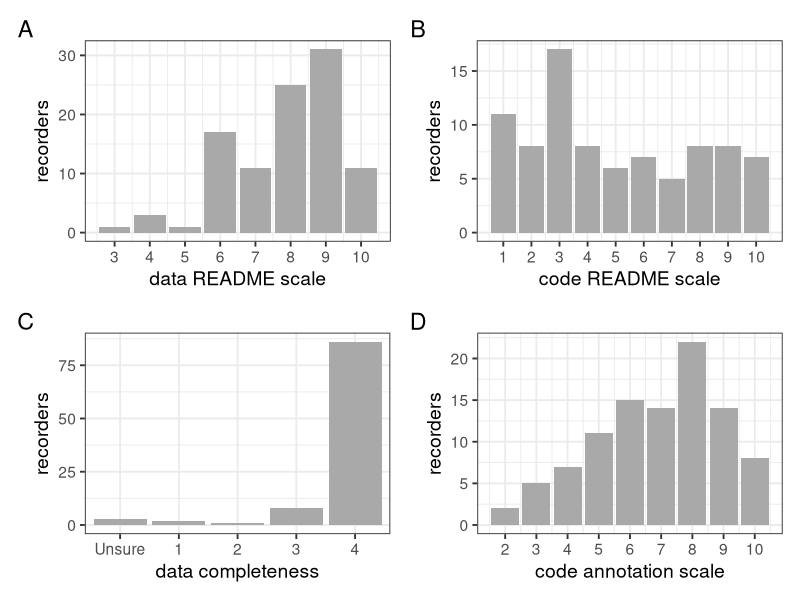

Generate this figure with R:
# Recorder variability
# 
# Load libraries
library(tidyverse)
library(patchwork)

# Read in the data
check <- read_csv("data/data-validation_2025-11-16.csv")

#--------------------------------------
# How variable are data recorders?
#------------------------------------------
# README scales + completeness + annotation
#-------------------------------------------------------------------------------
# A. README scales
#-----------------
# data plot
scale_data_plot <- 
  ggplot(check, aes(x = data_README_scale)) +
  geom_bar(fill = "darkgrey") +
  theme_bw(base_size = 14) +
  xlab("data README scale") +
  ylab("recorders") +
  scale_x_continuous(breaks = 1:10)

# code plot
scale_code_plot <- 
  ggplot(check, aes(x = code_README_scale)) +
  geom_bar(fill = "darkgrey") +
  theme_bw(base_size = 14) +
  xlab("code README scale") +
  ylab("recorders") +
  scale_x_continuous(breaks = c(1:10))

#---------------------
# B. Data completeness
#---------------------
# Make dataframe for plot
data_complete <- 
  check %>%
  filter(data_availability == "Yes") %>% 
  select(data_completeness) %>%
  group_by(data_completeness) %>%
  summarise(papers = n()) %>%
  # Fix level of factor
  mutate(data_completeness = factor(data_completeness, 
                                    levels = c("Unsure", "Low", "Fair", "High", "Complete"))) %>%
  # Exclude NAs
  na.omit() %>%
  # fix levels
  mutate()

# Plot
complete_data_plot <- 
  ggplot(data_complete, aes(x = data_completeness, y = papers)) +
  geom_col(fill = "darkgrey") +
  theme_bw(base_size = 14) +
  xlab("data completeness") +
  scale_x_discrete(labels = c("Unsure" = "Unsure", "Low" = "1",
                              "Fair" = "2", "High" = "3",
                              "Complete" = "4")) +
  ylab("recorders") 
#-------------------
# C. Code annotation
#-------------------
# Plot
annotate_code_plot <- 
  ggplot(check, aes(x = code_annotation_scale)) +
  geom_bar(fill = "darkgrey") +
  theme_bw(base_size = 14) +
  xlab("code annotation scale") +
  ylab("recorders") +
  scale_x_continuous(breaks = c(1:10))

#-----------------
# Combine plots
variability_figs <- (scale_data_plot + scale_code_plot) / (complete_data_plot+annotate_code_plot) + plot_annotation(tag_levels = "A")

#-----------------
# Get median scores
check %>% summarise(median(data_README_scale, na.rm = TRUE))
check %>% summarise(median(code_README_scale, na.rm = TRUE))
check %>% summarise(median(code_annotation_scale, na.rm = TRUE))

# Save figure
ggsave(variability_figs, file = "figures/supp_fig_recorder-variability.jpg", width = 6, height = 6)
